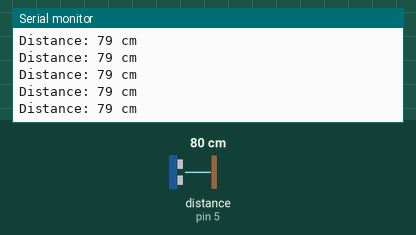
Recording of a sketch running on a simulated Arduino Uno, built with avr-gcc and run on an emulated ATmega328P. Parts: the last lines printed to the serial monitor. Wiring (inferred from the names in the program): ultrasonic range finder: trigger pin 4; echo pin 5. The inputs (shaded band) are chosen by the test bench; at power-on: distance to the obstacle (sensor on pin 5) 80 cm. The echo pulse lasts 58.3 µs per cm.

Above: at 1.2 s.
1.3 s: distance to the obstacle (sensor on pin 5) set to 120 cm
At 2.4 s:
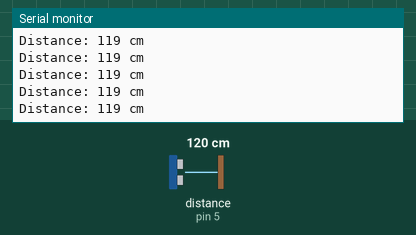
4.3 s: distance to the obstacle (sensor on pin 5) set to 2 cm
At 4.9 s:
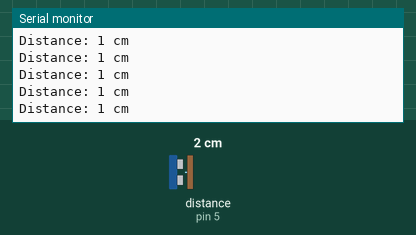
7.3 s: distance to the obstacle (sensor on pin 5) set to 18 cm
At 8.1 s:
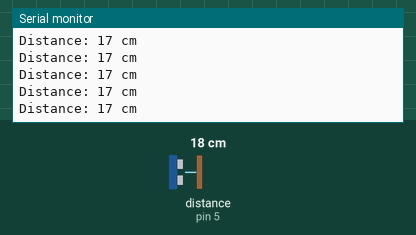
10.3 s: distance to the obstacle (sensor on pin 5) set to 250 cm
At 11.1 s:
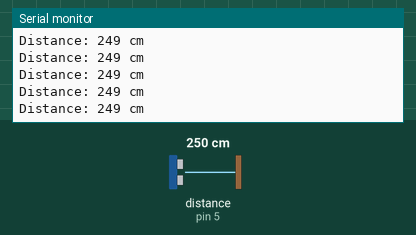
13.3 s: distance to the obstacle (sensor on pin 5) set to 4 cm
At 14.3 s:
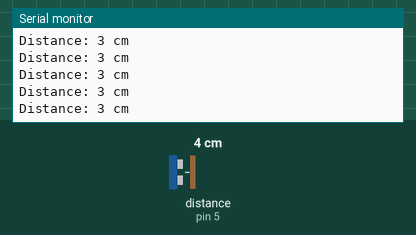
Timing chart, 0 to 16.3 s (numbered marks = the images above; inputs shaded):
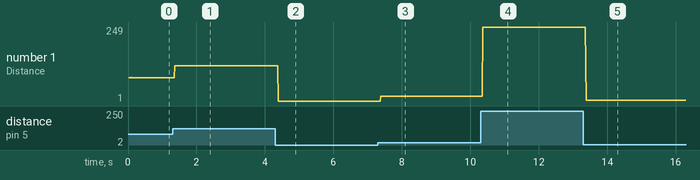

Measured:
- after the input at 1.3 s, the serial monitor: prints a new line after 0.07 s (image 1)
- after the input at 4.3 s, the serial monitor: prints a new line after 0.09 s (image 2)
- after the input at 7.3 s, the serial monitor: prints a new line after 0.08 s (image 3)
- after the input at 10.3 s, the serial monitor: prints a new line after 0.07 s (image 4)
- after the input at 13.3 s, the serial monitor: prints a new line after 0.08 s (image 5)
- plotted number 1: 79 → 119 after the input at 1.3 s, 119 → 1 after the input at 4.3 s, 1 → 17 after the input at 7.3 s, 17 → 249 after the input at 10.3 s, 249 → 3 after the input at 13.3 s

The sketch:

01_ultrasonic_0.ino
```cpp
#define echoPin 5
#define trigPin 4

// defines variables
float duration;
int distance;

void setup() {
  pinMode(trigPin, OUTPUT); // Sets the trigPin as an OUTPUT
  pinMode(echoPin, INPUT);  // Sets the echoPin as an INPUT
  Serial.begin(9600);
  Serial.println("Ultrasonic Sensor HC-SR04");
}
void loop() {
  // Clears the trigPin condition
  digitalWrite(trigPin, LOW);
  delayMicroseconds(2);
  // Sets the trigPin HIGH (ACTIVE) for 10 microseconds
  digitalWrite(trigPin, HIGH);
  delayMicroseconds(10);
  digitalWrite(trigPin, LOW);
  // Reads the echoPin, returns the sound wave travel time in microseconds
  duration = pulseIn(echoPin, HIGH);

  // Calculating the distance
  distance = (duration * 0.0343) / 2; // Speed of sound wave divided by 2 (go and back)

  // Displays the distance on the Serial Monitor
  Serial.print("Distance: ");
  Serial.print(distance);
  Serial.println(" cm");
}
```
